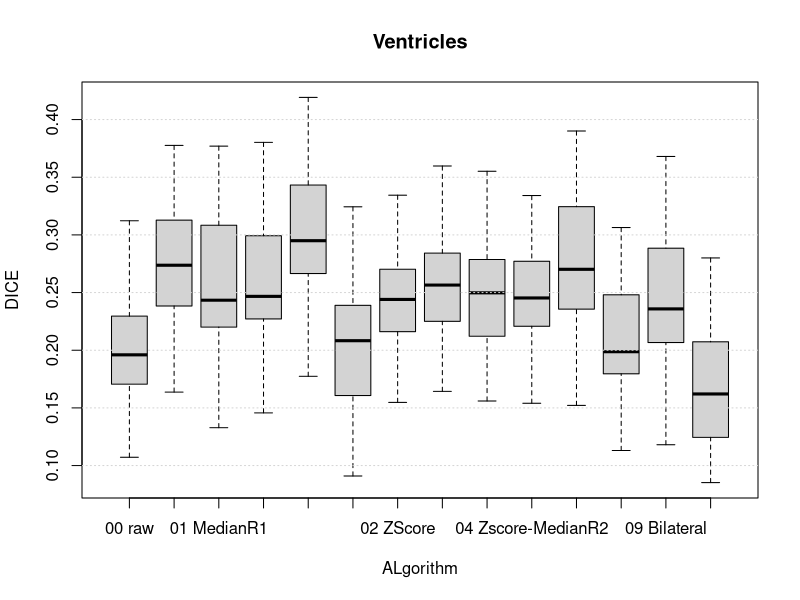
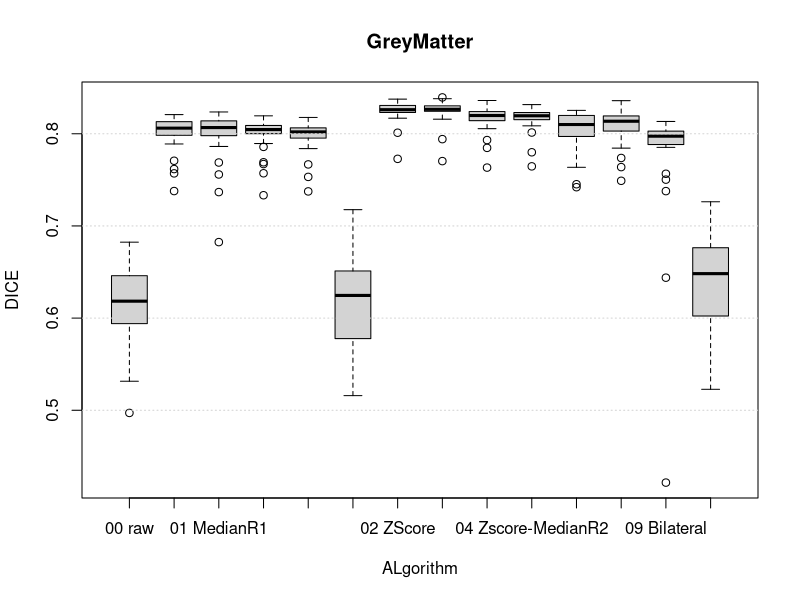
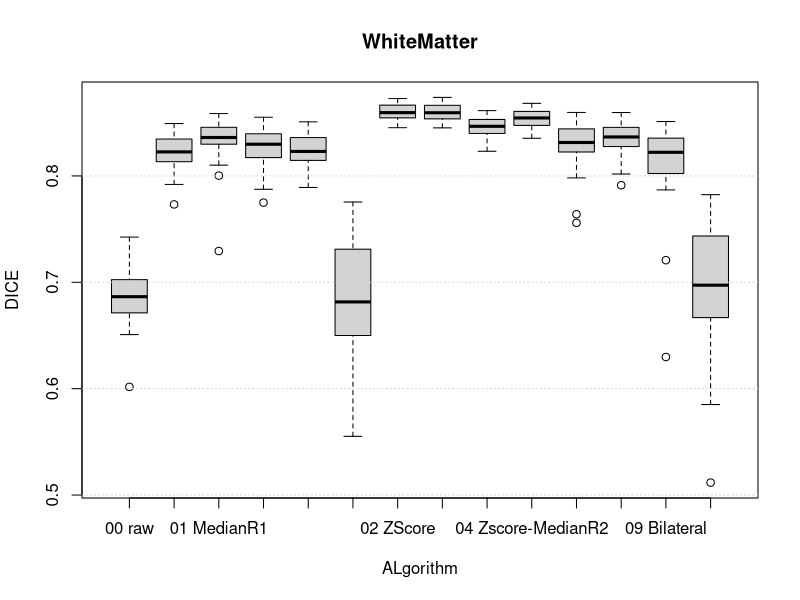

Reproduce these figures in R, in order.

# set working directory
setwd("/home/martin/CloudStation/Schule/Msc/3Semester/Medical_Image_Analysis_Lab/work/MIALab_Doc/result")

# import data
df1 <- read.csv("results-reference.csv", header = TRUE, sep = ";")
df2 <- read.csv("results-zcore.csv", header = TRUE, sep = ";")
df3 <- read.csv("results-medianR1.csv", header = TRUE, sep = ";")
df4 <- read.csv("results-medianR2.csv", header = TRUE, sep = ";")
df5 <- read.csv("results-medianR3.csv", header = TRUE, sep = ";")
df6 <- read.csv("results-medianR3_Zscore.csv", header = TRUE, sep = ";")
df7 <- read.csv("results-medianR1_Zscore.csv", header = TRUE, sep = ";")
df8 <- read.csv("results-Zscore_medianR2.csv", header = TRUE, sep = ";")
df9 <- read.csv("results_mni_biasfieldcorr.csv", header = TRUE, sep = ";")
df10 <- read.csv("results_nmi.csv", header = TRUE, sep = ";")
df11 <- read.csv("results_gaussian_S1.csv", header = TRUE, sep = ";")
df12 <- read.csv("results_gaussian_S3.csv", header = TRUE, sep = ";")
df13 <- read.csv("results_bilateral_ds4_rs50_with_skull.csv", header = TRUE, sep = ";")
df14 <- read.csv("results_bilateral_ds4_rs50.csv", header = TRUE, sep = ";")

df1["ALgorithm"] <-  "00 Ref"
df2["ALgorithm"] <-  "02 ZScore"
df3["ALgorithm"] <-  "01 MedianR1"
df4["ALgorithm"] <-  "01 MedianR2"
df5["ALgorithm"] <-  "01 MedianR3"
df6["ALgorithm"] <-  "03 MedianR3-Zscore"
df7["ALgorithm"] <-  "03 MedianR1-Zscore"
df8["ALgorithm"] <-  "04 Zscore-MedianR2"
df9["ALgorithm"] <-  "01 only biasfieldcorr"
df10["ALgorithm"] <- "00 raw"
df11["ALgorithm"] <- "05 GaussianS1"
df12["ALgorithm"] <- "05 GaussianS3"
df13["ALgorithm"] <- "09 Bilateral_skull"
df14["ALgorithm"] <- "09 Bilateral"

total <- rbind(df1,df2,df3,df4,df5,df6,df7,df8,df9,df10,df11,df12,df13,df14)

#colnames(df1)[colnames(df1)=="DICE"] <- "DICE_REF"
#colnames(df2)[colnames(df2)=="DICE"] <- "DICE_ZSCORE"
#colnames(df3)[colnames(df3)=="DICE"] <- "DICE_MEDIAN"

#mytempdata = merge(df1, df2, by=c("ID","LABEL"), all=TRUE)
#mytempdata = merge(df1, df2, all=TRUE)
#dat_merge <- merge(mytempdata,df3)


# Summary per Label
#by(dat_merge, dat_merge$LABEL, summary)


spt1 <- split(total, total$LABEL) 

png('boxplot_Ventricles.png', width = 1500, height =800 , units = 'px')
#postscript('boxplot_Ventricles.ps')
boxplot(DICE ~ ALgorithm,data=spt1[["Ventricles"]],main="Ventricles")
grid(nx=NA, ny=NULL) #grid over boxplot
dev.off()

png('boxplot_GreyMatter.png', width = 1500, height =800 , units = 'px')
#postscript('boxplot_GreyMatter.ps')
boxplot(DICE ~ ALgorithm,data=spt1[["GreyMatter"]],main="GreyMatter")
grid(nx=NA, ny=NULL) #grid over boxplot
dev.off()

png('boxplot_WhithMatter.png', width = 1500, height =800 , units = 'px')
#postscript('boxplot_WhithMatter.ps')
boxplot(DICE ~ ALgorithm,data=spt1[["WhiteMatter"]],main="WhiteMatter")
grid(nx=NA, ny=NULL) #grid over boxplot
dev.off()

